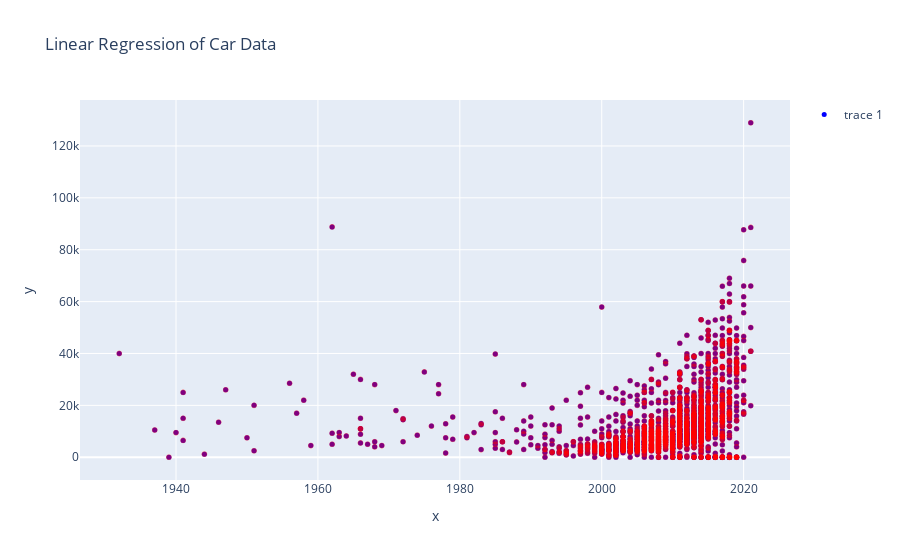

Notebook code cell kept with this figure:
### Code cell
#Graph the data
plot = px.scatter(y=y_test, x=X_test['year'], opacity=.5, title='Linear Regression of Car Data', color_discrete_sequence=['red'])
plot.add_scatter(y=linear_test_pred, x=X_test['year'], mode='markers', marker=dict(color='blue', size=5))
plot.show()

### Figure 1 — Plotly figure (JSON) as saved in the notebook; plotly's stock layout.template omitted (floating-point values rounded to 4 significant figures; data arrays with more than 128 entries replaced by an {"elided": "..."} marker saying what was removed)
{"data": [{"hovertemplate": "x=%{x}<br>y=%{y}<extra></extra>", "legendgroup": "", "marker": {"color": "red", "opacity": 0.5, "symbol": "circle"}, "mode": "markers", "name": "", "showlegend": false, "type": "scattergl", "x": {"elided": "1584 int values"}, "xaxis": "x", "y": {"elided": "1584 int values"}, "yaxis": "y"}, {"marker": {"color": "blue", "size": 5}, "mode": "markers", "type": "scatter", "x": {"elided": "1584 int values"}, "y": {"elided": "1584 float values"}}], "layout": {"legend": {"tracegroupgap": 0}, "title": {"text": "Linear Regression of Car Data"}, "xaxis": {"anchor": "y", "domain": [0, 1], "title": {"text": "x"}}, "yaxis": {"anchor": "x", "domain": [0, 1], "title": {"text": "y"}}}}
